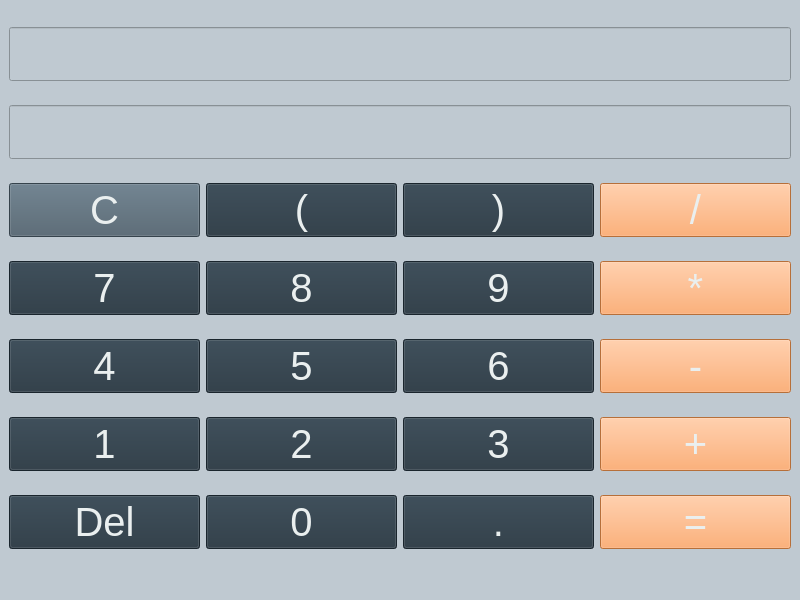
<?xml version="1.0" encoding="UTF-8"?>
<ui version="4.0">
 <class>MainWindow</class>
 <widget class="QMainWindow" name="MainWindow">
  <property name="geometry">
   <rect>
    <x>0</x>
    <y>0</y>
    <width>800</width>
    <height>600</height>
   </rect>
  </property>
  <property name="windowTitle">
   <string>MainWindow</string>
  </property>
  <property name="styleSheet">
   <string notr="true">background-color: rgb(191, 201, 209);</string>
  </property>
  <widget class="QWidget" name="centralwidget">
   <layout class="QGridLayout" name="gridLayout">
    <item row="4" column="3">
     <widget class="QPushButton" name="multiBtn">
      <property name="font">
       <font>
        <pointsize>30</pointsize>
       </font>
      </property>
      <property name="styleSheet">
       <string notr="true">background-color: rgb(255, 155, 81);
color: rgb(234, 239, 239)</string>
      </property>
      <property name="text">
       <string>*</string>
      </property>
     </widget>
    </item>
    <item row="6" column="0">
     <widget class="QPushButton" name="fourBtn">
      <property name="font">
       <font>
        <pointsize>30</pointsize>
       </font>
      </property>
      <property name="styleSheet">
       <string notr="true">background-color: rgb(37, 52, 63);
color: rgb(234, 239, 239)</string>
      </property>
      <property name="text">
       <string>4</string>
      </property>
     </widget>
    </item>
    <item row="4" column="2">
     <widget class="QPushButton" name="nineBtn">
      <property name="font">
       <font>
        <pointsize>30</pointsize>
       </font>
      </property>
      <property name="styleSheet">
       <string notr="true">background-color: rgb(37, 52, 63);
color: rgb(234, 239, 239)</string>
      </property>
      <property name="text">
       <string>9</string>
      </property>
     </widget>
    </item>
    <item row="10" column="1">
     <widget class="QPushButton" name="zeroBtn">
      <property name="font">
       <font>
        <pointsize>30</pointsize>
       </font>
      </property>
      <property name="styleSheet">
       <string notr="true">background-color: rgb(37, 52, 63);
color: rgb(234, 239, 239)</string>
      </property>
      <property name="text">
       <string>0</string>
      </property>
     </widget>
    </item>
    <item row="6" column="3">
     <widget class="QPushButton" name="minusBtn">
      <property name="font">
       <font>
        <pointsize>30</pointsize>
       </font>
      </property>
      <property name="styleSheet">
       <string notr="true">background-color: rgb(255, 155, 81);
color: rgb(234, 239, 239)</string>
      </property>
      <property name="text">
       <string>-</string>
      </property>
     </widget>
    </item>
    <item row="6" column="1">
     <widget class="QPushButton" name="fiveBtn">
      <property name="font">
       <font>
        <pointsize>30</pointsize>
       </font>
      </property>
      <property name="styleSheet">
       <string notr="true">background-color: rgb(37, 52, 63);
color: rgb(234, 239, 239)</string>
      </property>
      <property name="text">
       <string>5</string>
      </property>
     </widget>
    </item>
    <item row="8" column="3">
     <widget class="QPushButton" name="plusBtn">
      <property name="font">
       <font>
        <pointsize>30</pointsize>
       </font>
      </property>
      <property name="styleSheet">
       <string notr="true">background-color: rgb(255, 155, 81);
color: rgb(234, 239, 239)</string>
      </property>
      <property name="text">
       <string>+</string>
      </property>
     </widget>
    </item>
    <item row="10" column="3">
     <widget class="QPushButton" name="equalBtn">
      <property name="font">
       <font>
        <pointsize>30</pointsize>
       </font>
      </property>
      <property name="styleSheet">
       <string notr="true">background-color: rgb(255, 155, 81);
color: rgb(234, 239, 239)</string>
      </property>
      <property name="text">
       <string>=</string>
      </property>
     </widget>
    </item>
    <item row="4" column="0">
     <widget class="QPushButton" name="sevenBtn">
      <property name="font">
       <font>
        <pointsize>30</pointsize>
       </font>
      </property>
      <property name="styleSheet">
       <string notr="true">background-color: rgb(37, 52, 63);
color: rgb(234, 239, 239)</string>
      </property>
      <property name="text">
       <string>7</string>
      </property>
     </widget>
    </item>
    <item row="6" column="2">
     <widget class="QPushButton" name="sixBtn">
      <property name="font">
       <font>
        <pointsize>30</pointsize>
       </font>
      </property>
      <property name="styleSheet">
       <string notr="true">background-color: rgb(37, 52, 63);
color: rgb(234, 239, 239)</string>
      </property>
      <property name="text">
       <string>6</string>
      </property>
     </widget>
    </item>
    <item row="2" column="3">
     <widget class="QPushButton" name="slashBtn">
      <property name="font">
       <font>
        <pointsize>30</pointsize>
       </font>
      </property>
      <property name="styleSheet">
       <string notr="true">background-color: rgb(255, 155, 81);
color: rgb(234, 239, 239)</string>
      </property>
      <property name="text">
       <string>/</string>
      </property>
     </widget>
    </item>
    <item row="0" column="0" colspan="4">
     <widget class="QLineEdit" name="input">
      <property name="font">
       <font>
        <pointsize>30</pointsize>
       </font>
      </property>
      <property name="styleSheet">
       <string notr="true"/>
      </property>
     </widget>
    </item>
    <item row="1" column="0" colspan="4">
     <widget class="QLineEdit" name="output">
      <property name="font">
       <font>
        <pointsize>30</pointsize>
       </font>
      </property>
      <property name="styleSheet">
       <string notr="true"/>
      </property>
     </widget>
    </item>
    <item row="4" column="1">
     <widget class="QPushButton" name="eightBtn">
      <property name="font">
       <font>
        <pointsize>30</pointsize>
       </font>
      </property>
      <property name="styleSheet">
       <string notr="true">background-color: rgb(37, 52, 63);
color: rgb(234, 239, 239)</string>
      </property>
      <property name="text">
       <string>8</string>
      </property>
     </widget>
    </item>
    <item row="8" column="0">
     <widget class="QPushButton" name="oneBtn">
      <property name="font">
       <font>
        <pointsize>30</pointsize>
       </font>
      </property>
      <property name="styleSheet">
       <string notr="true">background-color: rgb(37, 52, 63);
color: rgb(234, 239, 239)</string>
      </property>
      <property name="text">
       <string>1</string>
      </property>
     </widget>
    </item>
    <item row="8" column="2">
     <widget class="QPushButton" name="treeBtn">
      <property name="font">
       <font>
        <pointsize>30</pointsize>
       </font>
      </property>
      <property name="styleSheet">
       <string notr="true">background-color: rgb(37, 52, 63);
color: rgb(234, 239, 239)</string>
      </property>
      <property name="text">
       <string>3</string>
      </property>
     </widget>
    </item>
    <item row="10" column="2">
     <widget class="QPushButton" name="dotBtn">
      <property name="font">
       <font>
        <pointsize>30</pointsize>
       </font>
      </property>
      <property name="styleSheet">
       <string notr="true">background-color: rgb(37, 52, 63);
color: rgb(234, 239, 239)</string>
      </property>
      <property name="text">
       <string>.</string>
      </property>
     </widget>
    </item>
    <item row="8" column="1">
     <widget class="QPushButton" name="twoBtn">
      <property name="font">
       <font>
        <pointsize>30</pointsize>
       </font>
      </property>
      <property name="styleSheet">
       <string notr="true">background-color: rgb(37, 52, 63);
color: rgb(234, 239, 239)</string>
      </property>
      <property name="text">
       <string>2</string>
      </property>
     </widget>
    </item>
    <item row="2" column="1">
     <widget class="QPushButton" name="leftBtn">
      <property name="font">
       <font>
        <pointsize>30</pointsize>
       </font>
      </property>
      <property name="styleSheet">
       <string notr="true">background-color: rgb(37, 52, 63);
color: rgb(234, 239, 239)</string>
      </property>
      <property name="text">
       <string>(</string>
      </property>
     </widget>
    </item>
    <item row="2" column="2">
     <widget class="QPushButton" name="rightBtn">
      <property name="font">
       <font>
        <pointsize>30</pointsize>
       </font>
      </property>
      <property name="styleSheet">
       <string notr="true">background-color: rgb(37, 52, 63);
color: rgb(234, 239, 239)</string>
      </property>
      <property name="text">
       <string>)</string>
      </property>
     </widget>
    </item>
    <item row="10" column="0">
     <widget class="QPushButton" name="delBtn">
      <property name="font">
       <font>
        <pointsize>30</pointsize>
       </font>
      </property>
      <property name="styleSheet">
       <string notr="true">background-color: rgb(37, 52, 63);
color: rgb(234, 239, 239)</string>
      </property>
      <property name="text">
       <string>Del</string>
      </property>
     </widget>
    </item>
    <item row="2" column="0">
     <widget class="QPushButton" name="clearBtn">
      <property name="font">
       <font>
        <pointsize>30</pointsize>
       </font>
      </property>
      <property name="styleSheet">
       <string notr="true">background-color: rgb(76, 94, 107);
color: rgb(234, 239, 239)</string>
      </property>
      <property name="text">
       <string>C</string>
      </property>
     </widget>
    </item>
   </layout>
  </widget>
  <widget class="QMenuBar" name="menubar">
   <property name="geometry">
    <rect>
     <x>0</x>
     <y>0</y>
     <width>800</width>
     <height>34</height>
    </rect>
   </property>
  </widget>
  <widget class="QStatusBar" name="statusbar"/>
 </widget>
 <resources/>
 <connections/>
</ui>
